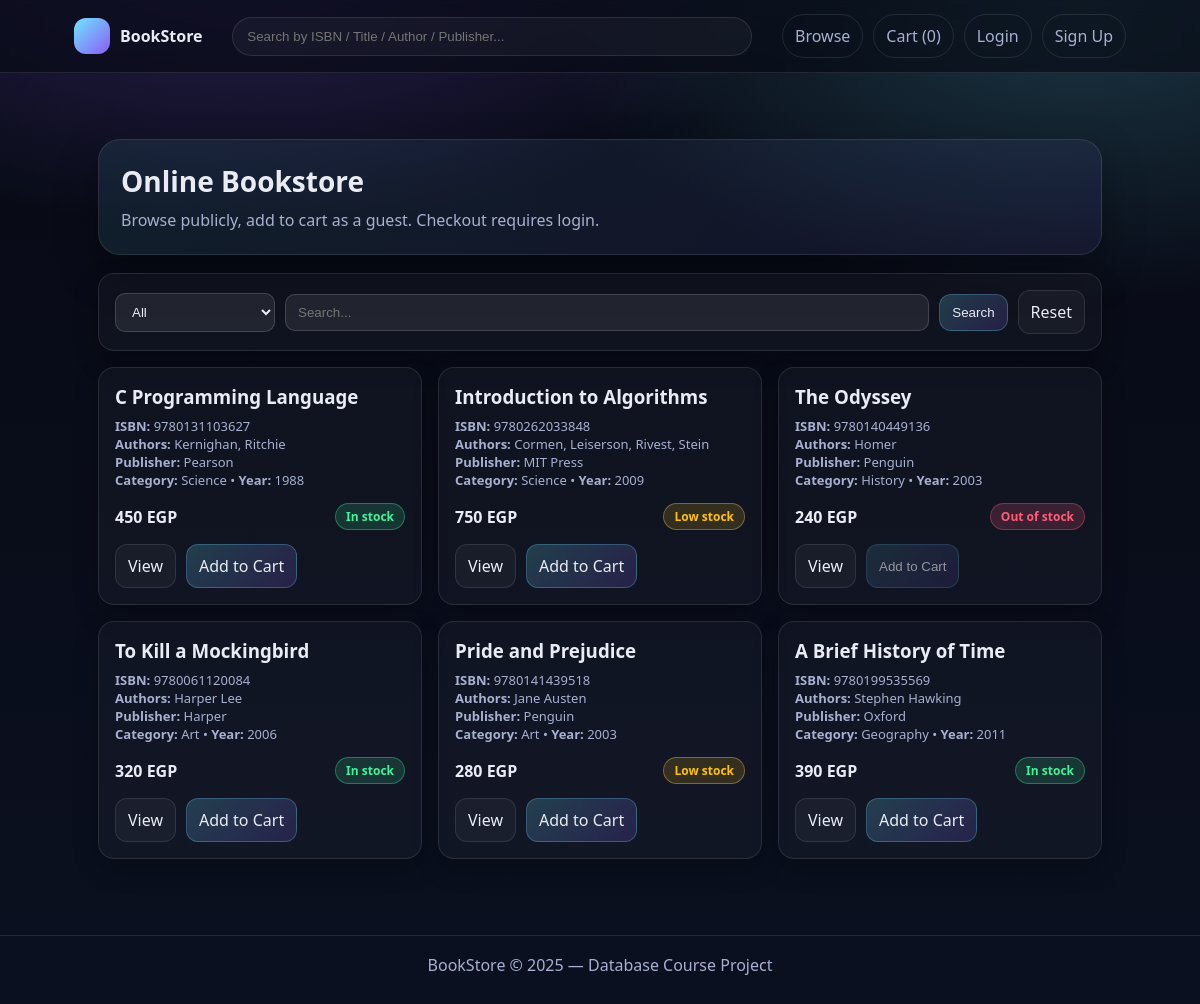
The app's page /Frontend/public/index.php with its own data.
### tables this page shows
CREATE TABLE IF NOT EXISTS books (
  id INT AUTO_INCREMENT PRIMARY KEY,
  isbn VARCHAR(20) NOT NULL UNIQUE,
  title VARCHAR(200) NOT NULL,
  authors VARCHAR(200) NOT NULL,
  category VARCHAR(80) NOT NULL,
  published_year INT,
  price INT NOT NULL,
  stock INT NOT NULL DEFAULT 0,
  publisher_id INT NOT NULL,
  created_at TIMESTAMP DEFAULT CURRENT_TIMESTAMP,
  CONSTRAINT fk_books_publisher
    FOREIGN KEY (publisher_id) REFERENCES publishers(id)
    ON UPDATE CASCADE
    ON DELETE RESTRICT
);

CREATE TABLE IF NOT EXISTS publishers (
  id INT AUTO_INCREMENT PRIMARY KEY,
  name VARCHAR(120) NOT NULL UNIQUE,
  phone VARCHAR(30),
  address VARCHAR(200)
);

### Backend/data/repo_db.php (called while the page is built, shortened)
<?php
require_once __DIR__ . '/../config/db.php';
function db_books_list(): array {
  global $pdo;
  $sql = "
    SELECT
      b.id, b.isbn, b.title, b.authors, b.category,
      b.published_year AS year,
      b.price, b.stock,
      p.name AS publisher
    FROM books b
    JOIN publishers p ON p.id = b.publisher_id
    ORDER BY b.id ASC
  ";
  $stmt = $pdo->query($sql);
  return $stmt->fetchAll();
}

### Frontend/public/index.php (the view, shortened to what this page needs)
<?php
require_once __DIR__ . '/../../Backend/data/repo_db.php';
require_once __DIR__ . '/../includes/header.php';
$books = db_books_list();
$q = trim($_GET['q'] ?? '');
$cat = trim($_GET['cat'] ?? '');
$filtered = [];
foreach ($books as $b) {
    $okCat = ($cat === '' || $cat === 'All' || strcasecmp($b['category'], $cat) === 0);
    $haystack = strtolower(
        ($b['isbn'] ?? '') . ' ' .
        ($b['title'] ?? '') . ' ' .
        ($b['authors'] ?? '') . ' ' .
        ($b['publisher'] ?? '') . ' ' .
        ($b['category'] ?? '')
    );
    $okQ = ($q === '' || strpos($haystack, strtolower($q)) !== false);
    if ($okCat && $okQ) $filtered[] = $b;
}
$cats = ['All'];
foreach ($books as $b) {
    $c = $b['category'] ?? '';
    if ($c && !in_array($c, $cats, true)) $cats[] = $c;
}
sort($cats);
?>
<div class="container">
  <div class="hero">
    <h1>Online Bookstore</h1>
    <p>Browse publicly, add to cart as a guest. Checkout requires login.</p>
  </div>
  <div class="card" style="margin-top:18px;">
    <form method="get" style="display:flex; gap:10px; flex-wrap:wrap; align-items:center;">
      <select class="input" name="cat" style="max-width:160px;">
        <?php foreach ($cats as $c): ?>
          <option value="<?= htmlspecialchars($c) ?>" <?= ($c === ($cat ?: 'All')) ? 'selected' : '' ?>>
            <?= htmlspecialchars($c) ?>
          </option>
        <?php endforeach; ?>
      </select>
      <input class="input" type="text" name="q" placeholder="Search..." value="<?= htmlspecialchars($q) ?>" style="flex:1; min-width:220px;">
      <button class="btn" type="submit">Search</button>
      <a class="btn secondary" href="index.php">Reset</a>
    </form>
  </div>
  <div class="grid" style="margin-top:16px;">
    <?php foreach ($filtered as $b): ?>
      <?php
        $stock = (int)($b['stock'] ?? 0);
        $badgeClass = ($stock <= 0) ? 'out' : (($stock <= 2) ? 'warn' : 'ok');
        $badgeText  = ($stock <= 0) ? 'Out of stock' : (($stock <= 2) ? 'Low stock' : 'In stock');
        $authorsText = is_array($b['authors']) ? implode(', ', $b['authors']) : (string)$b['authors'];
      ?>
      <div class="col-4">
        <div class="card">
          <h3 style="margin-top:0;"><?= htmlspecialchars($b['title']) ?></h3>
          <div class="small"><b>ISBN:</b> <?= htmlspecialchars($b['isbn']) ?></div>
          <div class="small"><b>Authors:</b> <?= htmlspecialchars($authorsText) ?></div>
          <div class="small"><b>Publisher:</b> <?= htmlspecialchars($b['publisher']) ?></div>
          <div class="small"><b>Category:</b> <?= htmlspecialchars($b['category']) ?> • <b>Year:</b> <?= (int)($b['year'] ?? 0) ?></div>
          <div style="display:flex; justify-content:space-between; align-items:center; margin-top:14px;">
            <div class="price"><?= (int)$b['price'] ?> EGP</div>
            <span class="badge <?= $badgeClass ?>"><?= htmlspecialchars($badgeText) ?></span>
          </div>
          <div style="margin-top:14px; display:flex; gap:10px;">
            <a class="btn secondary" href="book.php?id=<?= (int)$b['id'] ?>">View</a>
            <?php if ($stock > 0): ?>
              <a class="btn" href="cart_action.php?action=add&id=<?= (int)$b['id'] ?>">Add to Cart</a>
            <?php else: ?>
              <button class="btn" disabled style="opacity:.6; cursor:not-allowed;">Add to Cart</button>
            <?php endif; ?>
          </div>
        </div>
      </div>
    <?php endforeach; ?>
  </div>
</div>
<?php require_once __DIR__ . '/../includes/footer.php'; ?>

### Frontend/includes/header.php (shortened to what this page needs)
<?php
$user = $_SESSION['user'] ?? null;
$cartCount = 0;
?>
<!DOCTYPE html>
<html lang="en">
<head>
  <link rel="stylesheet" href="/LIBRARY%20MANAGEMENT%20SYSTEM/Frontend/assets/css/style.css">
</head>
<body>
<div class="nav">
  <div class="nav-inner">
    <a class="brand" href="/LIBRARY%20MANAGEMENT%20SYSTEM/Frontend/public/index.php">
      <span class="logo"></span>
      <span>BookStore</span>
    </a>
    <form class="search" action="/LIBRARY%20MANAGEMENT%20SYSTEM/Frontend/public/index.php" method="get">
      <input name="q" placeholder="Search by ISBN / Title / Author / Publisher..."
             value="<?= htmlspecialchars($_GET['q'] ?? '') ?>">
    </form>
    <div class="nav-links">
      <a class="pill" href="/LIBRARY%20MANAGEMENT%20SYSTEM/Frontend/public/index.php">Browse</a>
      <a class="pill" href="/LIBRARY%20MANAGEMENT%20SYSTEM/Frontend/public/cart.php">
        Cart (<?= $cartCount ?>)
      </a>
      <?php if (!$user): ?>
        <a class="pill" href="/LIBRARY%20MANAGEMENT%20SYSTEM/Frontend/public/login.php">Login</a>
        <a class="pill" href="/LIBRARY%20MANAGEMENT%20SYSTEM/Frontend/public/signup.php">Sign Up</a>
      <?php endif; ?>
    </div>
  </div>
</div>
<div class="container">

### Frontend/includes/footer.php
  </div>
  <div class="footer">
    BookStore © <?= date('Y') ?> — Database Course Project
  </div>
</body>
</html>

### Frontend/assets/css/style.css (style rules this page uses)
:root { --bg:#0b1020; --surface:#0f1730; --card:#121c3b; --text:#e9ecf5; --muted:#a7b0d0; --brand:#6ee7ff; --brand2:#8b5cf6; --danger:#ff5c7a; --ok:#40f39a; --warn:#ffd166; --border:rgba(255,255,255,.10); --shadow: 0 18px 40px rgba(0,0,0,.35); --radius:16px; --radius2:22px; --max:1100px; --font: system-ui, -apple-system, Segoe UI, Roboto, Arial, sans-serif; }
* { box-sizing:border-box }
body { margin:0; font-family:var(--font); color:var(--text); background: radial-gradient(1100px 600px at 20% -10%, rgba(139,92,246,.30), transparent 55%), radial-gradient(900px 500px at 90% 0%, rgba(110,231,255,.20), transparent 60%), linear-gradient(180deg, #070a14, var(--bg)); }
a { color:inherit;text-decoration:none }
.container { max-width:var(--max); margin:0 auto; padding:24px }
.nav { position:sticky; top:0; z-index:50; backdrop-filter: blur(10px); background: rgba(7,10,20,.65); border-bottom: 1px solid var(--border); }
.nav-inner { max-width:var(--max); margin:0 auto; padding:14px 24px; display:flex; gap:14px; align-items:center; justify-content:space-between; }
.brand { display:flex; align-items:center; gap:10px; font-weight:800; }
.logo { width:36px; height:36px; border-radius:12px; background: linear-gradient(135deg, var(--brand), var(--brand2)); }
.search { flex:1; max-width:520px; display:flex; gap:10px; align-items:center; padding:10px 12px; border:1px solid var(--border); border-radius:999px; background: rgba(255,255,255,.04); }
.search input { border:none; outline:none; background:transparent; color:var(--text); width:100% }
.nav-links { display:flex; gap:10px; align-items:center; flex-wrap:wrap }
.pill { padding:10px 12px; border:1px solid var(--border); border-radius:999px; color:var(--muted); transition:.15s; }
.hero { margin-top:18px; border:1px solid var(--border); background: linear-gradient(135deg, rgba(110,231,255,.09), rgba(139,92,246,.08)); border-radius: var(--radius2); padding:22px; box-shadow: var(--shadow); }
.hero h1 { margin:0 0 8px 0; font-size:28px }
.hero p { margin:0; color:var(--muted); line-height:1.5 }
.card { border:1px solid var(--border); background: rgba(255,255,255,.03); border-radius: var(--radius); padding:16px; box-shadow: 0 10px 24px rgba(0,0,0,.25); }
.price { font-weight:900 }
.badge { display:inline-flex; align-items:center; padding:6px 10px; border-radius:999px; border:1px solid var(--border); font-size:12px; color:var(--muted); }
.badge.ok { border-color: rgba(64,243,154,.35); color: var(--ok) }
.badge.warn { border-color: rgba(255,209,102,.35); color: var(--warn) }
.badge.out { border-color: rgba(255,92,122,.35); color: var(--danger) }
.btn { cursor:pointer; border:1px solid rgba(110,231,255,.25); border-radius: 12px; padding:10px 12px; background: linear-gradient(135deg, rgba(110,231,255,.20), rgba(139,92,246,.18)); color: var(--text); transition:.15s; }
.btn.secondary { background: rgba(255,255,255,.04); border-color: var(--border); }
.footer { margin-top:28px; padding:18px 0 28px; color:var(--muted); text-align:center; border-top: 1px solid var(--border); }
.input { width: 100%; padding: 10px 12px; border-radius: 10px; background: rgba(255,255,255,0.08); border: 1px solid rgba(255,255,255,0.15); color: var(--text); outline: none; }
.grid { display: grid; grid-template-columns: repeat(12, 1fr); gap: 16px; }
.col-4 { grid-column: span 4; }
.small { font-size: 13px; color: var(--muted); }
.badge { display: inline-block; padding: 4px 10px; border-radius: 999px; font-size: 12px; font-weight: 700; }
.badge.ok { background: rgba(64,243,154,0.15); color: rgb(64,243,154); }
.badge.warn { background: rgba(255,193,7,0.15); color: rgb(255,193,7); }
.badge.out { background: rgba(255,92,122,0.18); color: rgb(255,92,122); }
.card h2, .card h3 { margin-bottom: 8px; }

### records on screen
books: title "C Programming Language", isbn "9780131103627", authors "Kernighan, Ritchie", publisher.name "Pearson", category "Science", published_year "1988", price "450", stock "In stock"
books: title "Introduction to Algorithms", isbn "9780262033848", authors "Cormen, Leiserson, Rivest, Stein", publisher.name "MIT Press", category "Science", published_year "2009", price "750", stock "Low stock"
books: title "The Odyssey", isbn "9780140449136", authors "Homer", publisher.name "Penguin", category "History", published_year "2003", price "240", stock "Out of stock", shows "Add to Cart"
books: title "To Kill a Mockingbird", isbn "9780061120084", authors "Harper Lee", publisher.name "Harper", category "Art", published_year "2006", price "320", stock "In stock"
books: title "Pride and Prejudice", isbn "9780141439518", authors "Jane Austen", publisher.name "Penguin", category "Art", published_year "2003", price "280", stock "Low stock"
books: title "A Brief History of Time", isbn "9780199535569", authors "Stephen Hawking", publisher.name "Oxford", category "Geography", published_year "2011", price "390", stock "In stock"

### other values on screen
$cartCount "0"
form field cat "All"
